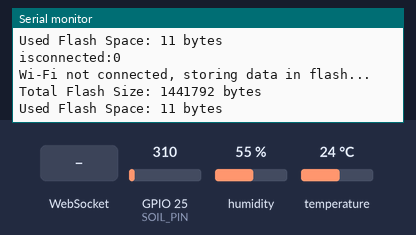
Simulated run of this sketch. Board: ESP32. On the bench: the last lines printed to the serial monitor. Inputs (shaded band) come from the test bench; at power-on: humidity 55 %, GPIO 25 (SOIL_PIN) = 310, temperature 24 °C. Storage starts empty; EEPROM starts erased.

Above: at 1.2 s.
1.3 s: WebSocket text "1" received
At 1.9 s:
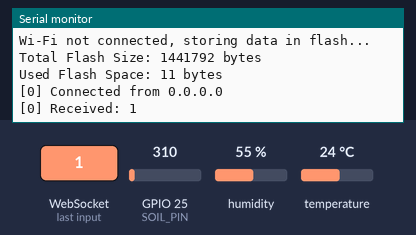
2.8 s: humidity set to 22 %
At 3.6 s:
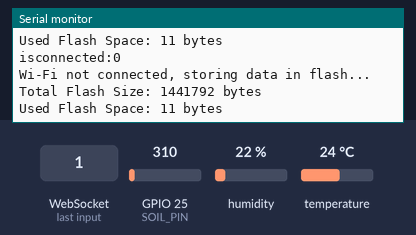
4.3 s: GPIO 25 (SOIL_PIN) set to 372
5.8 s: temperature set to 12 °C
7.3 s: WebSocket text "0" received
At 7.9 s:
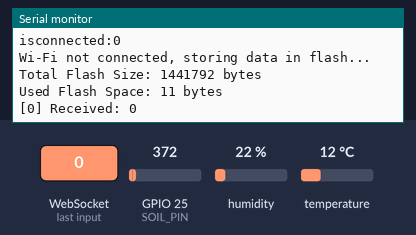
8.8 s: GPIO 25 (SOIL_PIN) set to 434
At 9.4 s:
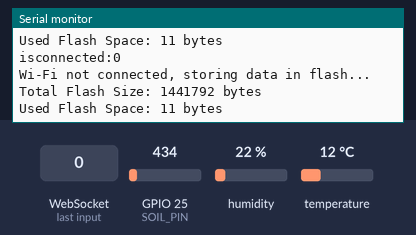
Timing chart, 0 to 11.3 s (numbered marks = the images above; inputs shaded):
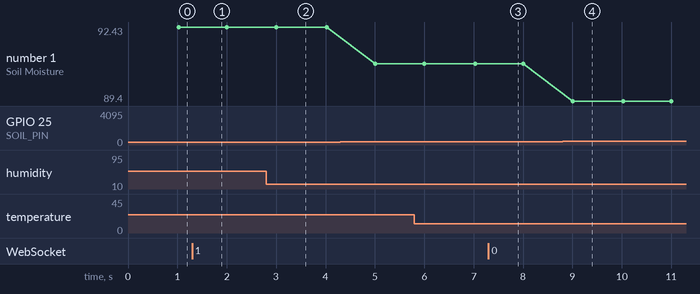

Measured:
- after the input at 1.3 s, the serial monitor: prints a new line at once (image 1)
- after the input at 7.3 s, the serial monitor: prints a new line at once (image 3)
- after the input at 8.8 s, the serial monitor: prints a new line after 0.20 s (image 4)
- plotted number 1: 92.43 → 90.92 after the input at 4.3 s, 90.92 → 89.4 after the input at 8.8 s

The sketch:

wifi_sensors.ino
```cpp
#include <WiFi.h>
#include <WebSocketsServer.h>
#include <DHT.h>
#include <ArduinoJson.h>
#include <Preferences.h>
#include <LittleFS.h>  // Include LittleFS instead of SPIFFS

// WiFi Access Point Credentials
const char* ssid = "ESP32_Sensor";
const char* password = "12345678";

// WebSocket Server on Port 80
WebSocketsServer webSocket = WebSocketsServer(80);

// Static IP Configuration
//IPAddress local_IP(192, 168, 4, 1);
//IPAddress gateway(192, 168, 4, 1);
//IPAddress subnet(255, 255, 255, 0);

#define DHTPIN 4
#define DHTTYPE DHT11
#define SOIL_PIN 25
#define TEMP_SENSOR 26

DHT dht(DHTPIN, DHTTYPE);
Preferences preferences;

unsigned long lastTime = 0;
int connectedClients = 0;
bool wasWifiConnected = false;

const long interval = 1000; // Send data at the desired interval
unsigned long previousMillis = 0; // will hold the interval time

void setup() {
    Serial.begin(115200);

    // Attempt to start WiFi in Access Point mode
    //WiFi.softAPConfig(local_IP, gateway, subnet);
    WiFi.softAP(ssid, password);  // 8 Clients Max
    WiFi.setSleep(false);  // Prevent WiFi from entering sleep mode

    // Print WiFi AP info
    Serial.println("Starting Access Point...");
    Serial.print("AP IP Address: ");
    Serial.println(WiFi.softAPIP());

    // Start WebSocket server
    webSocket.begin();
    webSocket.onEvent(webSocketEvent);
    webSocket.enableHeartbeat(5000, 3000, 5);  // WebSocket Keepalive
    Serial.println("WebSocket server started on port 80");

    // Initialize DHT sensor and Preferences
    dht.begin();
    preferences.begin("sensor_data", false);

    // Initialize LittleFS for flash memory
    if (!LittleFS.begin(true)) {  // 'true' forces formatting
        Serial.println("LittleFS Mount Failed");
        return;
    }
    Serial.println("LittleFS Mounted Successfully!");
    testLittleFS();
    checkFlashMemory();
}

void loop() {
    webSocket.loop();  // Handle WebSocket events
    unsigned long currentMillis = millis();
    if (currentMillis - previousMillis >= interval){
      previousMillis = currentMillis;
    //checkWiFi();  // Ensure WiFi stays stable
      Serial.print("AP IP Address: ");
      Serial.println(WiFi.softAPIP());

      StaticJsonDocument<256> jsonDoc;

    // Get timestamp
      unsigned long timestamp = millis() / 1000; // Time since ESP32 started (in seconds)

    // Read temperature and humidity from DHT sensor
      float temp = dht.readTemperature();
      float hum = dht.readHumidity();
      if (!isnan(temp) && !isnan(hum)) {
          jsonDoc["DHT_Temperature"] = temp;
         jsonDoc["Humidity"] = hum;
      }  else {
         Serial.println("Failed to read from DHT sensor!");
      }

    // Read soil moisture sensor
      int soilValue = analogRead(SOIL_PIN);
      float moisture = (4095 - soilValue) * 100.0 / 4095.0;
      jsonDoc["Soil_Moisture"] = moisture;

    // Read analog temperature sensor (e.g., LM35)
    // int sensorValue = analogRead(TEMP_SENSOR);
    // float voltage = sensorValue * (3.3 / 4095.0);
    // float temperature = voltage * 100.0; // Assuming LM35
    // Serial.print("Sensval:");
    // Serial.println(sensorValue);
    //jsonDoc["Analog_Temperature"] = temperature;

      // Add timestamp to JSON
      jsonDoc["Timestamp"] = timestamp;

      // Convert JSON to string
      String jsonString;
      serializeJson(jsonDoc, jsonString);

      // Print JSON to Serial Monitor
      Serial.println(jsonString);

      // Check flash memory usage
      checkFlashMemory();

      // Check Wi-Fi status using WiFi.status() and update WebSocket client status
      bool isConnected = (WiFi.softAPgetStationNum() > 0);
      Serial.print("isconnected:");
      Serial.println(isConnected);
      if (isConnected) {
          // Send current sensor data via WebSocket
          webSocket.broadcastTXT("Current Data:");
          webSocket.broadcastTXT(jsonString);
          Serial.println("Current data sent via WiFi.");

          // Once data is sent, clear stored data in Preferences (non-volatile flash)
          String storedData = preferences.getString("last_data", "");
          if (storedData != "") {
              Serial.println("Stored Data Sent. Now clearing...");
              preferences.remove("last_data");  // Clear the stored data in Preferences
          }
      } else {
          Serial.println("Wi-Fi not connected, storing data in flash...");

          // Store data in flash memory if there's enough space
          if (checkFlashMemory()) {
              String oldData = preferences.getString("last_data", "");
              oldData += jsonString + "\n"; // Append new data
              preferences.putString("last_data", oldData);
          } else {
            Serial.println("Not enough flash memory available to store data.");
          }
      }

    // Update connection status
      wasWifiConnected = isConnected;
      delay(10); // Wait before next cycle
  }
}
// Flash memory check function
bool checkFlashMemory() {
    uint32_t totalBytes = LittleFS.totalBytes();
    uint32_t usedBytes = LittleFS.usedBytes();

    Serial.print("Total Flash Size: ");
    Serial.print(totalBytes);
    Serial.println(" bytes");

    Serial.print("Used Flash Space: ");
    Serial.print(usedBytes);
    Serial.println(" bytes");

    return (usedBytes < 500);  // Ensure there's enough space
}

void testLittleFS() {
    File file = LittleFS.open("/test.txt", "w");
    if (file) {
        file.println("Test data");
        file.close();
        Serial.println("Test file created successfully.");
    } else {
        Serial.println("Failed to create test file.");
    }
}

void checkWiFi() {
    if (WiFi.status() != WL_CONNECTED) {  // No Wi-Fi connection
        Serial.println("Wi-Fi not connected, restarting SoftAP...");
        WiFi.softAP(ssid, password);  // Reconnect AP if needed
    }
}

// WebSocket event handler
void webSocketEvent(uint8_t clientNum, WStype_t type, uint8_t * payload, size_t length) {
    switch (type) {
        case WStype_DISCONNECTED:
            Serial.printf("[%u] Disconnected!\n", clientNum);
            connectedClients--;
            break;

        case WStype_CONNECTED: {
            IPAddress ip = webSocket.remoteIP(clientNum);
            Serial.printf("[%u] Connected from %d.%d.%d.%d\n",
                          clientNum, ip[0], ip[1], ip[2], ip[3]);
            webSocket.sendTXT(clientNum, "Welcome to the ESP32 WebSocket Server");
            connectedClients++;
        }
        break;

        case WStype_TEXT:
            Serial.printf("[%u] Received: %s\n", clientNum, (char*)payload);
            break;

        default:
            break;
    }
}
```
